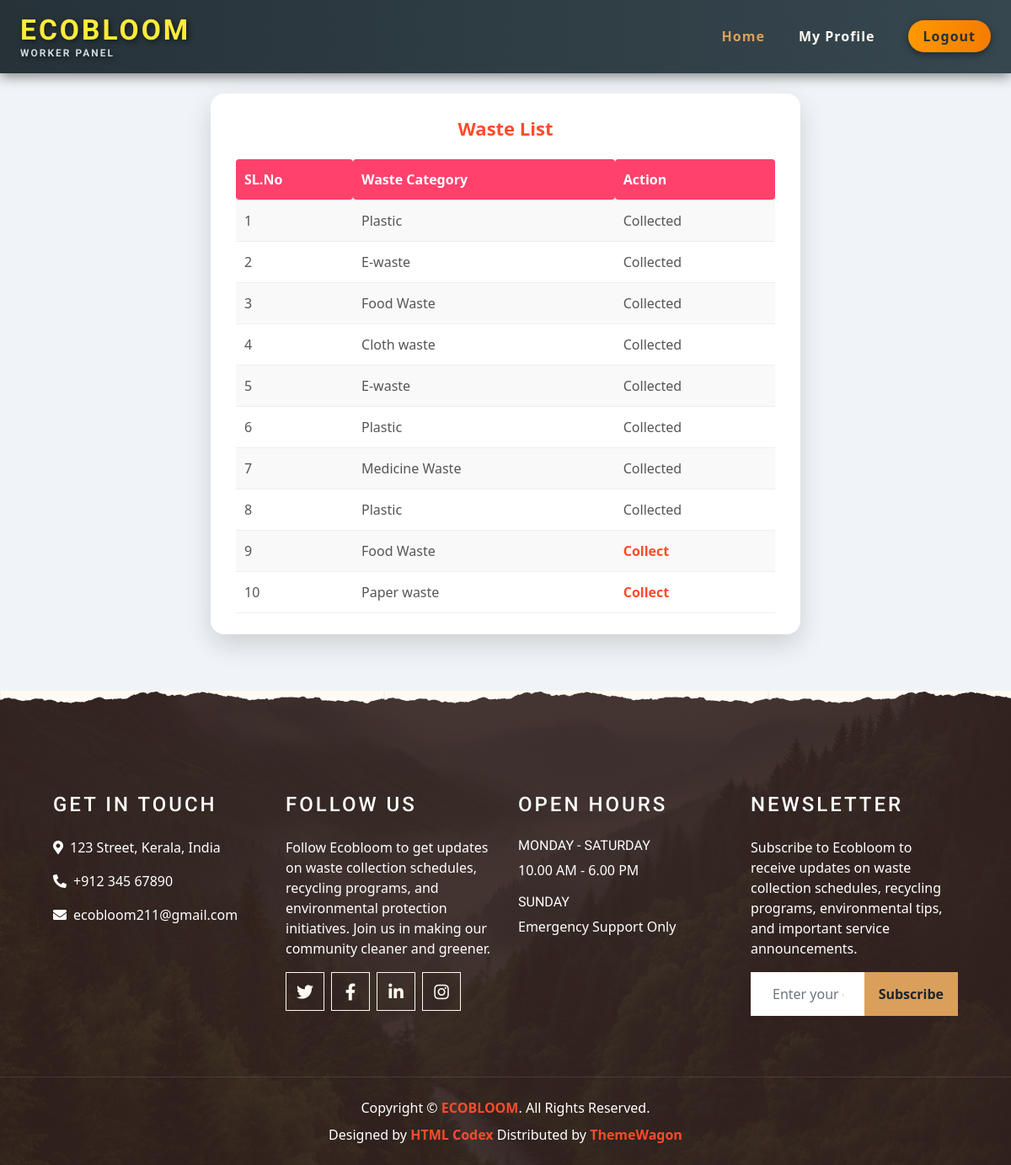
The app's page /worker/ViewWaste/ (signed in) with its own data.
### User/models.py (models this page shows)
class tbl_waste(models.Model):
    waste_date=models.DateField(auto_now_add=True)
    waste_qty=models.IntegerField(default=0)
    wastecategory_id=models.ForeignKey(tbl_wastecategory, on_delete=models.CASCADE)
    waste_status=models.IntegerField(default=0)
    user_id=models.ForeignKey(tbl_user,on_delete=models.CASCADE)

### Admin/models.py (models this page shows)
class tbl_wastecategory(models.Model):
    wastecategory_name=models.CharField(max_length=50)

### worker/views.py (the view)
# urls.py: path('ViewWaste/',views.ViewWaste,name="ViewWaste"),
def ViewWaste(request):
    if "wid" not in request.session:
        return redirect("Guest:Login")
    else:
        assignwardata = tbl_assignward.objects.filter(worker_id=request.session['wid']).last()
        wastedata = tbl_waste.objects.filter(user_id__ward_id=assignwardata.ward_id)
        return render(request, "worker/ViewWaste.html", {'wastedata': wastedata})

### worker/Templates/Worker/ViewWaste.html (shortened to what this page needs)
{% extends 'worker/Head.html' %}
{% block content %}
<div class="waste-container">
    <div class="waste-card">
        <div class="waste-title">Waste List</div>
        <form action="" method="post">
            <table>
                <tr>
                    <th>SL.No</th>
                    <th>Waste Category</th>
                    <th>Action</th>
                </tr>
                {% for i in wastedata %}
                <tr>
                    <td>{{forloop.counter}}</td>
                    <td>{{i.wastecategory_id.wastecategory_name}}</td>
                    <td>
                        {% if i.waste_status == 0 %}
                        <a href="{% url 'worker:Collect' i.id %}">Collect</a>
                        {% elif i.waste_status == 1 %}
                        Collected
                        {% endif %}
                    </td>
                </tr>
                {% endfor %}
            </table>
        </form>
    </div>
</div>
{% endblock content %}

### worker/Templates/Worker/ViewWaste.html (style rules this page uses)
body { background: #f0f4f8; font-family: "Segoe UI", Tahoma, sans-serif; }
.waste-container { display: flex; justify-content: center; align-items: center; flex-direction: column; min-height: 80vh; animation: fadeIn 0.8s ease; }
.waste-card { width: 90%; max-width: 700px; background: #ffffff; border-radius: 16px; box-shadow: 0 12px 30px rgba(0,0,0,0.15); padding: 25px 30px; margin-bottom: 20px; overflow: hidden; }
.waste-title { text-align: center; font-size: 22px; font-weight: bold; color: #ff4b2b; margin-bottom: 20px; }
table { width: 100%; border-collapse: collapse; }
table th, table td { padding: 12px 10px; text-align: left; border-bottom: 1px solid #eee; }
table th { background-color: #ff416c; color: #fff; border-radius: 4px; }
table tr:nth-child(even) { background: #f9f9f9; }
a { text-decoration: none; color: #ff4b2b; font-weight: bold; transition: 0.3s; }

### records on screen
tbl_waste: wastecategory_id.wastecategory_name "Plastic", waste_status "Collected"
tbl_waste: wastecategory_id.wastecategory_name "E-waste", waste_status "Collected"
tbl_waste: wastecategory_id.wastecategory_name "Food Waste", waste_status "Collected"
tbl_waste: wastecategory_id.wastecategory_name "Cloth waste", waste_status "Collected"
tbl_waste: wastecategory_id.wastecategory_name "E-waste", waste_status "Collected"
tbl_waste: wastecategory_id.wastecategory_name "Plastic", waste_status "Collected"
tbl_waste: wastecategory_id.wastecategory_name "Medicine Waste", waste_status "Collected"
tbl_waste: wastecategory_id.wastecategory_name "Plastic", waste_status "Collected"
tbl_waste: wastecategory_id.wastecategory_name "Food Waste", waste_status "Collect"
tbl_waste: wastecategory_id.wastecategory_name "Paper waste", waste_status "Collect"
